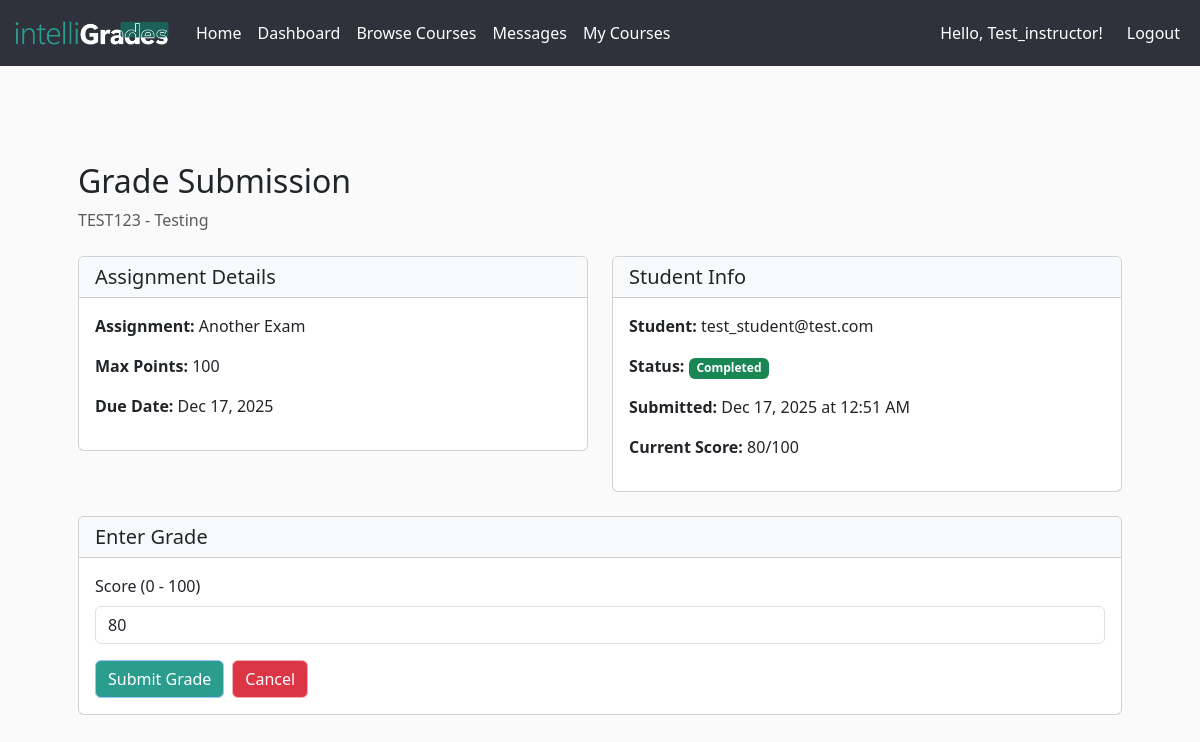
Screenshot of /assignments/2/grade/4 (signed in) with the database file from the repository.
### app/models.py (models this page shows, shortened)
class Course(db.Model):
    __tablename__ = 'courses'
    id = db.Column(db.Integer, primary_key=True)
    code = db.Column(db.String(32), unique=True, nullable=False)
    title = db.Column(db.String(128), nullable=False)
    description = db.Column(db.Text)
    credits = db.Column(db.Integer, nullable=False)  # number of units/credits
    professor = db.Column(db.String(128), nullable=True)
    professor_id = db.Column(db.Integer, db.ForeignKey('users.id'), nullable=True)
    professor_user = db.relationship(
        'User',
        foreign_keys=[professor_id],
        backref='created_courses'
    )
    availability = db.Column(db.Boolean, default=True)
    format = db.Column(db.String(32), default='online')
    max_students = db.Column(db.Integer)
    created_at = db.Column(db.DateTime, default=datetime.utcnow)
    enrollments_rel = db.relationship(
        'Enrollment',
        backref='course',
        lazy='dynamic',
        cascade='all,delete-orphan'
    )
    assignments = db.relationship(
        'Assignment',
        back_populates='course',
        lazy='dynamic',
        cascade='all,delete-orphan'
    )
    announcements = db.relationship(
        'Announcement',
        back_populates='course',
        lazy='dynamic',
        cascade='all,delete-orphan'
    )

class Assignment(db.Model):
    __tablename__ = "assignments"
    id = db.Column(db.Integer, primary_key=True)
    course_id = db.Column(db.Integer, db.ForeignKey('courses.id'), nullable=False)
    title = db.Column(db.String(200), nullable=False)
    description = db.Column(db.Text, nullable=False)
    due_date = db.Column(db.DateTime, default=datetime.utcnow)
    created_at = db.Column(db.DateTime, default=datetime.utcnow)
    max_points = db.Column(db.Integer, default=100)
    course = db.relationship('Course', back_populates='assignments')
    student_assignments = db.relationship(
        'StudentAssignment',
        back_populates='assignment',
        lazy='dynamic',
        cascade='all,delete-orphan'
    )

class User(UserMixin, db.Model):
    __tablename__ = 'users'
    ROLE_STUDENT = "student"
    ROLE_PROFESSOR = "professor"
    ROLE_ADMIN = "admin"
    id = db.Column(db.Integer, primary_key=True)
    password_hash = db.Column(db.String(255), nullable=False)
    email = db.Column(db.String(100), unique=True, nullable=False)
    avatar_url = db.Column(db.String(400), nullable=True)
    role = db.Column(db.String(32), default=ROLE_STUDENT, nullable=False)
    created_at = db.Column(db.DateTime, default=datetime.utcnow, nullable=False)
    courses = db.relationship(
        "Course",
        secondary="enrollments",
        backref="students",
        lazy="dynamic",
    )
    @property
    def is_student(self):
        return self.role == self.ROLE_STUDENT
    @property
    def is_professor(self):
        return self.role == self.ROLE_PROFESSOR
    @property
    def is_admin(self):
        return self.role == self.ROLE_ADMIN

class StudentAssignment(db.Model):
    __tablename__ = "student_assignments"
    STATUS_NOT_STARTED = "Not Started"
    STATUS_IN_PROGRESS = "In Progress"
    STATUS_COMPLETED = "Completed"
    id = db.Column(db.Integer, primary_key=True)
    user_id = db.Column(db.Integer, db.ForeignKey('users.id'), nullable=False)
    assignment_id = db.Column(db.Integer, db.ForeignKey('assignments.id'), nullable=False)
    status = db.Column(db.String(32), default=STATUS_NOT_STARTED, nullable=False)
    score = db.Column(db.Integer, nullable=True)  # Grade received (if graded)
    completed_at = db.Column(db.DateTime, nullable=True)
    updated_at = db.Column(db.DateTime, default=datetime.utcnow, onupdate=datetime.utcnow)
    user = db.relationship('User', backref='student_assignments')
    assignment = db.relationship('Assignment', back_populates='student_assignments')
    __table_args__ = (
        db.UniqueConstraint('user_id', 'assignment_id', name='unique_user_assignment'),
    )

### app/assignments/routes.py (the view, shortened to what this page needs)
@assignments_bp.route('/<int:assignment_id>/grade/<int:student_id>', methods=['GET', 'POST'])
@login_required
@roles_required(User.ROLE_PROFESSOR, User.ROLE_ADMIN)
def grade_submission(assignment_id, student_id):
    assignment = Assignment.query.get_or_404(assignment_id)
    course = assignment.course
    student = User.query.get_or_404(student_id)
    if not (course.professor_id == current_user.id or current_user.is_admin):
        flash("You don't have access to grade this submission.", 'danger')
        return redirect(url_for('courses.course_dashboard', course_id=course.id))
    student_assignment = StudentAssignment.query.filter_by(
        assignment_id=assignment_id,
        user_id=student_id
    ).first()
    if not student_assignment:
        flash("This student hasn't submitted this assignment yet.", 'warning')
        return redirect(url_for('assignments.assignment_submissions', assignment_id=assignment_id))
    form = GradeForm()
    if request.method == 'GET' and student_assignment.score is not None:
        form.score.data = student_assignment.score
    return render_template(
        'assignments/grade_submission.html',
        form=form,
        assignment=assignment,
        course=course,
        student=student,
        student_assignment=student_assignment
    )

### app/assignments/grade_form.py
class GradeForm(FlaskForm):
    score = IntegerField('Score', validators=[InputRequired(message="Score is required"), NumberRange(min=0, message="Score must be at least 0")])
    submit = SubmitField('Submit Grade', render_kw={"class": "btn btn-primary border-primary-subtle"})

### app/__init__.py (called while the page is built)
@create_app.context_processor
def inject_notifications():
    if current_user.is_authenticated:
        return {
            "notifications": [
                {"message": "You haven’t checked Week 3 notes."},
                {"message": "New message in CMPE 102 discussion board."}
            ]
        }
    return {"notifications": []}

@login_manager.user_loader
def load_user(user_id):
    return User.query.get(int(user_id))

### app/assignments/templates/assignments/grade_submission.html (shortened to what this page needs)
{% extends "base.html" %} {% block body %}
<div class="container mt-5">
  <div class="mb-4">
    <h2>Grade Submission</h2>
    <p class="text-muted mb-0">{{ course.code }} - {{ course.title }}</p>
  </div>
  <div class="row">
    <div class="col-md-6">
      <div class="card">
        <div class="card-header bg-light">
          <h5 class="mb-0">Assignment Details</h5>
        </div>
        <div class="card-body">
          <p><strong>Assignment:</strong> {{ assignment.title }}</p>
          <p><strong>Max Points:</strong> {{ assignment.max_points }}</p>
          <p>
            <strong>Due Date:</strong>
            {% if assignment.due_date %} {{ assignment.due_date.strftime('%b %d,
            %Y') }} {% else %} No due date {% endif %}
          </p>
        </div>
      </div>
    </div>
    <div class="col-md-6">
      <div class="card">
        <div class="card-header bg-light">
          <h5 class="mb-0">Student Info</h5>
        </div>
        <div class="card-body">
          <p><strong>Student:</strong> {{ student.email }}</p>
          <p>
            <strong>Status:</strong>
            {% if student_assignment.status == 'Completed' %}
            <span class="badge bg-success">Completed</span>
            {% elif student_assignment.status == 'In Progress' %}
            <span class="badge bg-warning text-dark">In Progress</span>
            {% else %}
            <span class="badge bg-secondary">Not Started</span>
            {% endif %}
          </p>
          <p>
            <strong>Submitted:</strong>
            {% if student_assignment.completed_at %} {{
            student_assignment.completed_at.strftime('%b %d, %Y at %I:%M %p') }}
            {% else %} Not submitted {% endif %}
          </p>
          <p>
            <strong>Current Score:</strong>
            {% if student_assignment.score is not none %} {{
            student_assignment.score }}/{{ assignment.max_points }} {% else %}
            Not graded {% endif %}
          </p>
        </div>
      </div>
    </div>
  </div>
  <div class="card mt-4">
    <div class="card-header bg-light">
      <h5 class="mb-0">Enter Grade</h5>
    </div>
    <div class="card-body">
      <form method="POST">
        <div class="mb-3">
          <label class="form-label"
            >Score (0 - {{ assignment.max_points }})</label
          >
          {{ form.score(class="form-control", min="0",
          max=assignment.max_points, placeholder="Enter score") }}
        </div>
        <div class="d-flex gap-2">
          {{ form.submit }}
          <a
            href="{{ url_for('assignments.assignment_submissions', assignment_id=assignment.id) }}"
            class="btn btn-danger border-danger-subtle"
          >
            Cancel
          </a>
        </div>
      </form>
    </div>
  </div>
</div>
{% endblock %}

### app/static/styles.css (style rules this page uses)
body, #whatifTable thead tr, #whatifTable td, #whatifTable th { background-color: #fafafa; }
.btn-primary, .list-group-item.active { background-color: #2a9d8f; border-color: #2a9d8f; }

### rows the page displays
Course: code "TEST123", title "Testing"
Assignment: title "Another Exam", max_points "100", due_date "Dec 17, 2025"
User: email "test_student@test.com"
StudentAssignment: completed_at "Dec 17, 2025 at 12:51 AM", score "80"

### other values shown
{{ username }} "Test_instructor"
